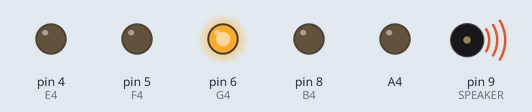
Simulated run of this sketch. Board: Arduino Uno, built with avr-gcc and run on an emulated ATmega328P. Shown: output pins drawn as LEDs (lit = HIGH), buzzer (waves = sounding). Pins used as bus, display or sensor lines are not drawn.

Above: at 2.3 s.
At 3.1 s:
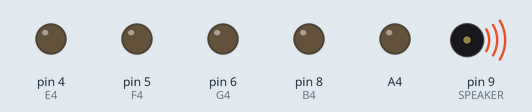
At 4.1 s:
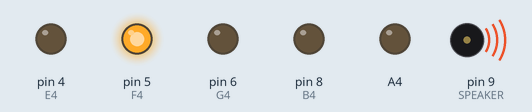
At 4.8 s:
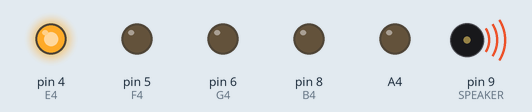
At 6.3 s:
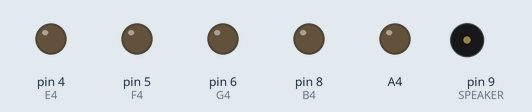
Timing chart, 0 to 7.8 s (numbered marks = the images above):
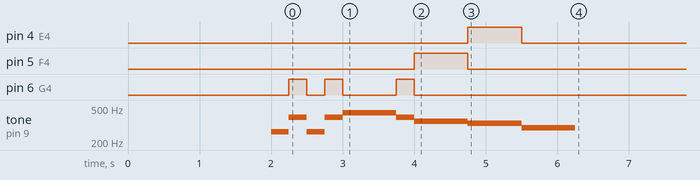

The sketch:

211018_physical_computing_week5.ino
```cpp
#include "pitches.h"

// LED Pins
const int C4=2;
const int D4=3;
const int E4=4;
const int F4=5;
const int G4=6;
const int a4=7;
const int B4=8;

// Speaker Pin
const int SPEAKER=9;

int notes[] = {
  NOTE_C4, NOTE_E3, NOTE_G4,
  NOTE_C4, NOTE_E3, NOTE_G4,
  NOTE_A4, NOTE_A4, NOTE_A4, NOTE_G4, 0,
  NOTE_F4, NOTE_F4, NOTE_F4, NOTE_E4,
  NOTE_E4, NOTE_E4, NOTE_D4, NOTE_D4,
  NOTE_D4, NOTE_C4, 0
};

int times[] = {
  250, 250, 250,
  250, 250, 250,
  250, 250, 250, 250, 250,
  250, 250, 250, 250,
  250, 250, 250, 250,
  250, 250, 250
};

void setup() {
  pinMode(C4, OUTPUT);
  pinMode(D4, OUTPUT);
  pinMode(E4, OUTPUT);
  pinMode(F4, OUTPUT);
  pinMode(G4, OUTPUT);
  pinMode(A4, OUTPUT);
  pinMode(B4, OUTPUT);

  delay(2000);

  // put your setup code here, to run once:
  for (int i = 0; i < 20; i++) {
    if (notes[i] == NOTE_C4) {
      digitalWrite(C4, HIGH);
      tone(SPEAKER, notes[i], times[i]);
      delay(times[i]);
      digitalWrite(C4, LOW);
    }
    else if (notes[i] == NOTE_D4) {
      digitalWrite(D4, HIGH);
      tone(SPEAKER, notes[i], times[i]);
      delay(times[i]);
      digitalWrite(D4, LOW);
    }
    else if (notes[i] == NOTE_E4) {
      digitalWrite(E4, HIGH);
      tone(SPEAKER, notes[i], times[i]);
      delay(times[i]);
      digitalWrite(E4, LOW);
    }
    else if (notes[i] == NOTE_F4) {
      digitalWrite(F4, HIGH);
      tone(SPEAKER, notes[i], times[i]);
      delay(times[i]);
      digitalWrite(F4, LOW);
    }
    else if (notes[i] == NOTE_G4) {
      digitalWrite(G4, HIGH);
      tone(SPEAKER, notes[i], times[i]);
      delay(times[i]);
      digitalWrite(G4, LOW);
    }
    else if (notes[i] == NOTE_A4) {
      digitalWrite(a4, HIGH);
      tone(SPEAKER, notes[i], times[i]);
      delay(times[i]);
      digitalWrite(a4, LOW);
    }
    else if (notes[i] == NOTE_B4) {
      digitalWrite(B4, HIGH);
      tone(SPEAKER, notes[i], times[i]);
      delay(times[i]);
      digitalWrite(B4, LOW);
    }
  }
}

void loop() {

}
```
